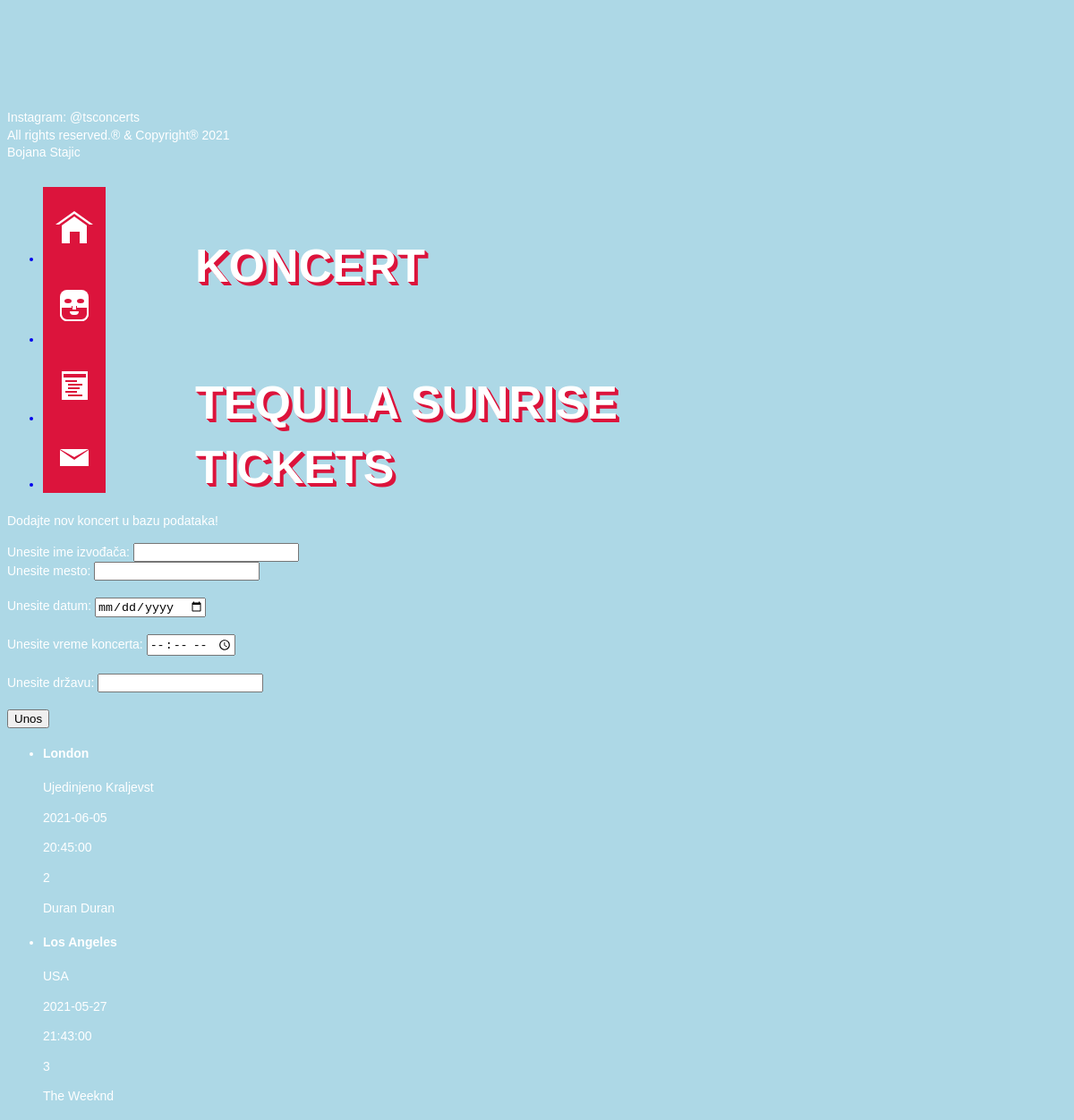
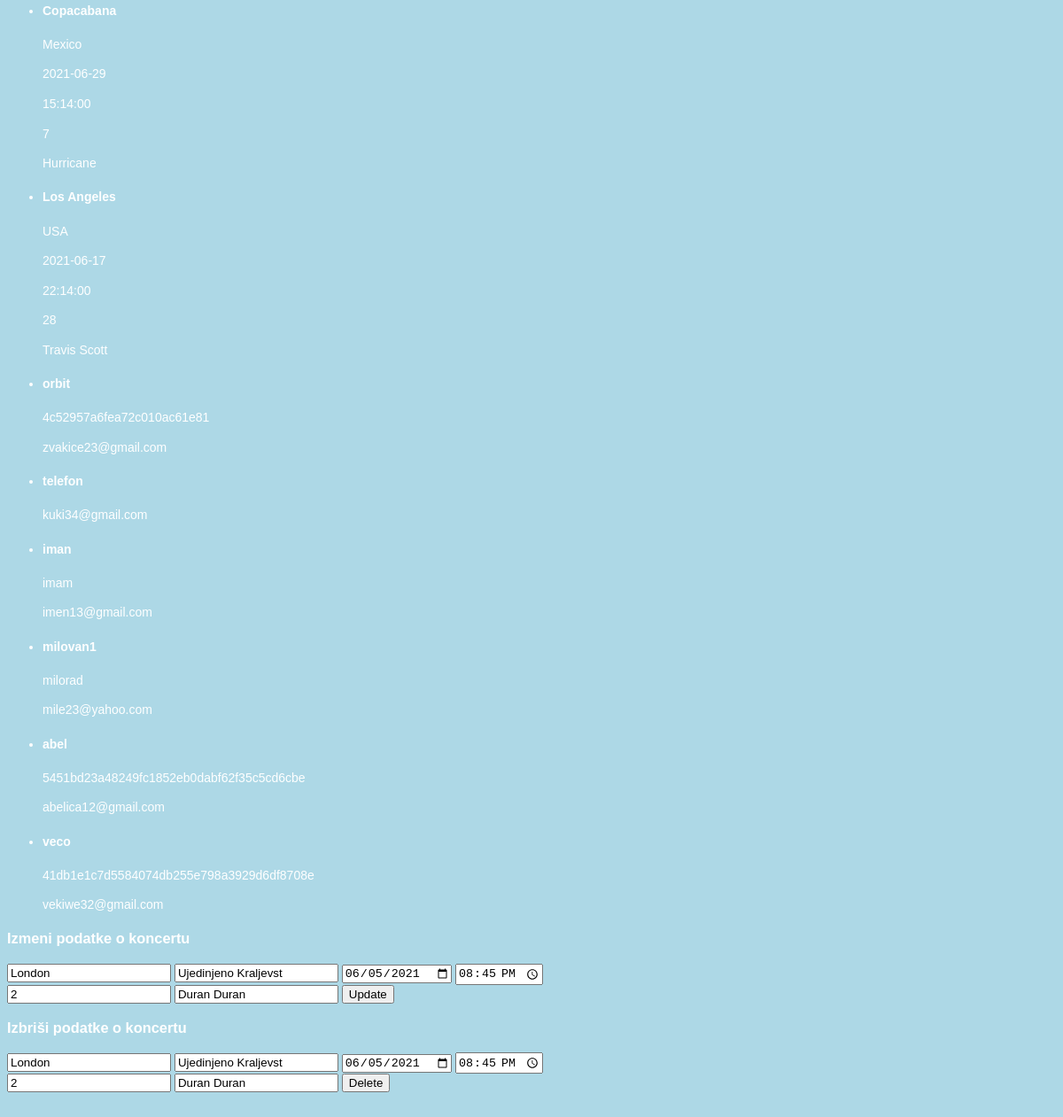
Page /admin.php?idIzvodjac=2 on the committed database (2 pictures, top to bottom).
### tables this page shows
CREATE TABLE `koncert` (
  `mesto` text NOT NULL,
  `država` text NOT NULL,
  `datum` date NOT NULL,
  `vreme` time NOT NULL,
  `idIzvodjac` int(11) NOT NULL,
  `ime_izvođač` text NOT NULL
);

CREATE TABLE `registracija` (
  `username` varchar(20) NOT NULL,
  `password` text NOT NULL,
  `email` varchar(30) NOT NULL,
  `Id_login` int(11) NOT NULL,
  `admin` tinyint(1) NOT NULL DEFAULT 0
);

### admin.php (the view, shortened to what this page needs)
<!DOCTYPE html>
<html lang="en">
<head>
    <link rel="stylesheet" href="css.css?v=<?php echo time(); ?>">
</head>
<body>
    <footer>
        <p>Instagram: @tsconcerts <br> All rights reserved.® & Copyright® 2021 <br>Bojana Stajic</p>
    </footer>
    <nav>
        <ul>
            <a href="pocetna.php">
                <li>
                    <div class="home-icon">
                        <div class="roof">
                            <div class="roof-edge"></div>
                        </div>
                        <div class="front"></div>
                    </div>
                </li>
            </a>
            <a href="login.php">
                <li>
                    <div class="about-icon">
                        <div class="head">
                            <div class="eyes"></div>
                            <div class="beard"></div>
                        </div>
                    </div>
                </li>
            </a>
            <a href="koncert.php">
                <li>
                    <div class="work-icon">
                        <div class="paper"></div>
                    </div>
                </li>
            </a>
            <a href="kontakt.php">
                <li>
                    <div class="mail-icon">
                        <div class="mail-base">
                            <div class="mail-top"></div>
                        </div>
                    </div>
                </li>
            </a>
        </ul>
    </nav>
    <section>
        <h1>Koncert</h1>
        <h1>Tequila Sunrise Tickets</h1>
    </section>
    <form action="koncertscript.php" method="post" name="form">
        <p>Dodajte nov koncert u bazu podataka!</p>
        Unesite ime izvođača: <input type="text" name="ime_izvođač" required><br />
        Unesite mesto: <input type="text" name="mesto" required><br /><br />
        Unesite datum: <input type="date" name="datum" required><br /><br />
        Unesite vreme koncerta: <input type="time" name="vreme" required><br /><br />
        Unesite državu: <input type="text" name="država" required><br /><br />
        <input type="Submit" value="Unos">
    </form>
</body>
</html>
<?php
try {
    $con = new PDO("mysql:host=localhost;dbname=tequila_sunrise", "root", "");
    $con->setAttribute(PDO::ATTR_ERRMODE, PDO::ERRMODE_EXCEPTION);
} catch (PDOException $e) {
    echo "Error: " . $e->getMessage();
}
$sql = "SELECT * FROM koncert";
$result = $con->query($sql);
while ($row = $result->fetch()) {
    echo "<div id='pattern' class='pattern'>
                <ul class='list img-list'>
                    <li>
                        <div class='li-text'>
                            <h4 class='li-head'>" . $row["mesto"] . "</h4>
                            <p class='li-sub'>" . $row["država"] . " </p>
                            <p class='li-sub'>" . $row["datum"] . " </p>
                            <p class='li-sub'>" . $row["vreme"] . " </p>
                            <p class='li-sub'>" . $row["idIzvodjac"] . " </p>
                            <p class='li-sub'>" . $row["ime_izvođač"] . " </p>
                        </div>
                    </li>
                </ul>
            </div>
        </div>";
}
?>
<?php
try {
    $con = new PDO("mysql:host=localhost;dbname=tequila_sunrise", "root", "");
    $con->setAttribute(PDO::ATTR_ERRMODE, PDO::ERRMODE_EXCEPTION);
} catch (PDOException $e) {
    echo "Error: " . $e->getMessage();
}
$sql = "SELECT * FROM registracija";
$result = $con->query($sql);
while ($row = $result->fetch()) {
    echo "<div id='pattern' class='pattern'>
                <ul class='list img-list'>
                    <li>
                        <div class='li-text'>
                            <h4 class='li-head'>" . $row["username"] . "</h4>
                            <p class='li-sub'>" . $row["password"] . " </p>
                            <p class='li-sub'>" . $row["email"] . " </p>
                        </div>
                    </li>
                </ul>
            </div>
        </div>";
}
?>
<?php
include "skripta.php";
$id = $_GET['idIzvodjac'];
$qry = mysqli_query($db, "select * from koncert where idIzvodjac ='$id'");
$data = mysqli_fetch_array($qry);
?>
<h3>Izmeni podatke o koncertu</h3>
<form method="POST">
    <input type="text" name="mesto" value="<?php echo $data['mesto'] ?>" placeholder="Mesto" Required>
    <input type="text" name="država" value="<?php echo $data['država'] ?>" placeholder="Država" Required>
    <input type="date" name="datum" value="<?php echo $data['datum'] ?>" placeholder="Datum" Required>
    <input type="time" name="vreme" value="<?php echo $data['vreme'] ?>" placeholder="Vreme" Required>
    <input type="number" name="idIzvodjac" value="<?php echo $data['idIzvodjac'] ?>" placeholder="ID" Required>
    <input type="text" name="ime_izvođač" value="<?php echo $data['ime_izvođač'] ?>" placeholder="Ime izvođača" Required>
    <input type="submit" name="update" value="Update">
</form>
<h3>Izbriši podatke o koncertu</h3>
<form method="POST">
    <input type="text" name="mesto" value="<?php echo $data['mesto'] ?>" placeholder="Mesto" Required>
    <input type="text" name="država" value="<?php echo $data['država'] ?>" placeholder="Država" Required>
    <input type="date" name="datum" value="<?php echo $data['datum'] ?>" placeholder="Datum" Required>
    <input type="time" name="vreme" value="<?php echo $data['vreme'] ?>" placeholder="Vreme" Required>
    <input type="number" name="idIzvodjac" value="<?php echo $data['idIzvodjac'] ?>" placeholder="ID" Required>
    <input type="text" name="ime_izvođač" value="<?php echo $data['ime_izvođač'] ?>" placeholder="Ime izvođača" Required>
    <input type="submit" name="delete" value="Delete">
</form>

### css.css (style rules this page uses)
*,*:before,*:after { box-sizing: border-box; }
:after { content: ""; }
section { position: relative; left: 100px; }
h1 { margin:80px 0 10px 0; font-size: 52px; font-family: 'Montserrat', sans-serif; text-transform: uppercase; text-shadow: 1px 1px 0px #DC143C, 2px 2px 0px #DC143C, 3px 3px 0px #DC143C, 4px 4px 0px #DC143C; }
body { padding: 100px 0; background: lightblue; color: white; max-width:640px; font-family: 'Montserrat', sans-serif; font-size: 14px; line-height:1.4; motion-rotation: anti-aliased; background-image: url(concert1.jpg); position: relative; }
nav { float: left; position: relative; top: 0; left: 0; background: transparent; }
nav ul { text-align: center; }
nav ul li { position: relative; width: 70px; cursor: pointer; background: crimson; text-transform: uppercase; transition:all .4s ease-out; }
nav ul li:after { position: absolute; background: white; color: crimson; top:0; left: 70px; width: 70px; height: 100%; opacity:.5; transform: perspective(400px) rotateY(90deg); transform-origin: 0 100%; transition:all .4s ease-out; }
nav ul a:nth-child(1) li:after { content: "Početna"; line-height: 88px; }
nav ul a:nth-child(2) li:after { content: "Register/Login"; line-height: 88px; }
nav ul a:nth-child(3) li:after { content: "Koncerti"; line-height: 85px; }
nav ul a:nth-child(4) li:after { content: "Kontakt"; line-height: 80px; }
nav ul li > div { display: inline-block; padding: 25px 0; background: transparent; }
nav ul li div { position: relative; }
.roof { width: 0; height: 0; top:2px; border-style: solid; border-width: 0 21px 15px 21px; border-color: transparent transparent #ffffff transparent; }
.roof-edge { position: absolute; z-index: 20; left: -17px; top: 3px; width: 0; height: 0; border-style: solid; border-width: 0 17px 12px 17px; border-color: transparent transparent crimson transparent; }
.roof-edge:after { position: absolute; left: -14.5px; top: 3px; width: 0; height: 0; border-style: solid; border-width: 0 14.5px 10px 14.5px; border-color: transparent transparent white transparent; }
.front { position: relative; top: 3px; width: 28.5px; height: 20px; margin: 0 auto; background: white; }
.front:after { position: absolute; background: crimson; width: 11px; height: 13px; bottom: 0; left:9px; }
.head { width: 32px; height: 35px; background: white; border-radius:8px; }
.head:after { width: 4px; height: 10px; background: white; position: absolute; border-radius:4px 0 0 4px; top:21px; left: 14px; transform:rotate(270deg); }
.eyes { width: 8px; height: 5px; border-radius: 50%; position: absolute; top: 10px; left: 5px; background: crimson; }
.eyes:after { width: 8px; height: 5px; border-radius: 50%; position: absolute; top: 0; left: 14px; background: crimson; }
.beard { width: 32px; height: 17px; background: crimson; border:2px solid white; position: absolute; bottom: 0; left: 0; border-radius:0 0 8px 8px; }
.beard:after { position: absolute; top:-2px; left: 11px; background: white; width:6px; height: 4px; border-left:1px solid crimson; border-right:1px solid crimson; }
.paper { position: relative; height:32px; width: 29px; background: white; border:2px solid white; }
.paper:after { position: absolute; top:1px; left: 0; width: 25px; height: 29px; background: white; border-top:4px solid crimson; }
.mail-base { position: relative; width: 32px; height: 18px; background: white; }
.mail-top { position: absolute; z-index: 20; left: 0; top: 0; width: 0; height: 0; transform: rotate(180deg); border-style: solid; border-width: 0 16px 11px 16px; border-color: transparent transparent crimson transparent; }
.mail-top:after { position: absolute; z-index: 20; left: -16px; top: 3px; width: 0; height: 0; border-style: solid; border-width: 0 16px 9px 16px; border-color: transparent transparent white transparent; }

### rows in the picture
koncert: mesto "London", država "Ujedinjeno Kraljevst", datum "2021-06-05", vreme "20:45:00", idIzvodjac "2", ime_izvođač "Duran Duran", datum "06/05/2021"
koncert: mesto "Los Angeles", država "USA", datum "2021-05-27", vreme "21:43:00", idIzvodjac "3", ime_izvođač "The Weeknd"
koncert: mesto "Copacabana", država "Mexico", datum "2021-06-29", vreme "15:14:00", idIzvodjac "7", ime_izvođač "Hurricane"
koncert: mesto "Los Angeles", država "USA", datum "2021-06-17", vreme "22:14:00", idIzvodjac "28", ime_izvođač "Travis Scott"
registracija: username "orbit", password "4c52957a6fea72c010ac61e81", email "zvakice23@gmail.com"
registracija: username "telefon", email "kuki34@gmail.com"
registracija: username "iman", password "imam", email "imen13@gmail.com"
registracija: username "milovan1", password "milorad", email "mile23@yahoo.com"
registracija: username "abel", password "5451bd23a48249fc1852eb0dabf62f35c5cd6cbe", email "abelica12@gmail.com"
registracija: username "veco", password "41db1e1c7d5584074db255e798a3929d6df8708e", email "vekiwe32@gmail.com"
